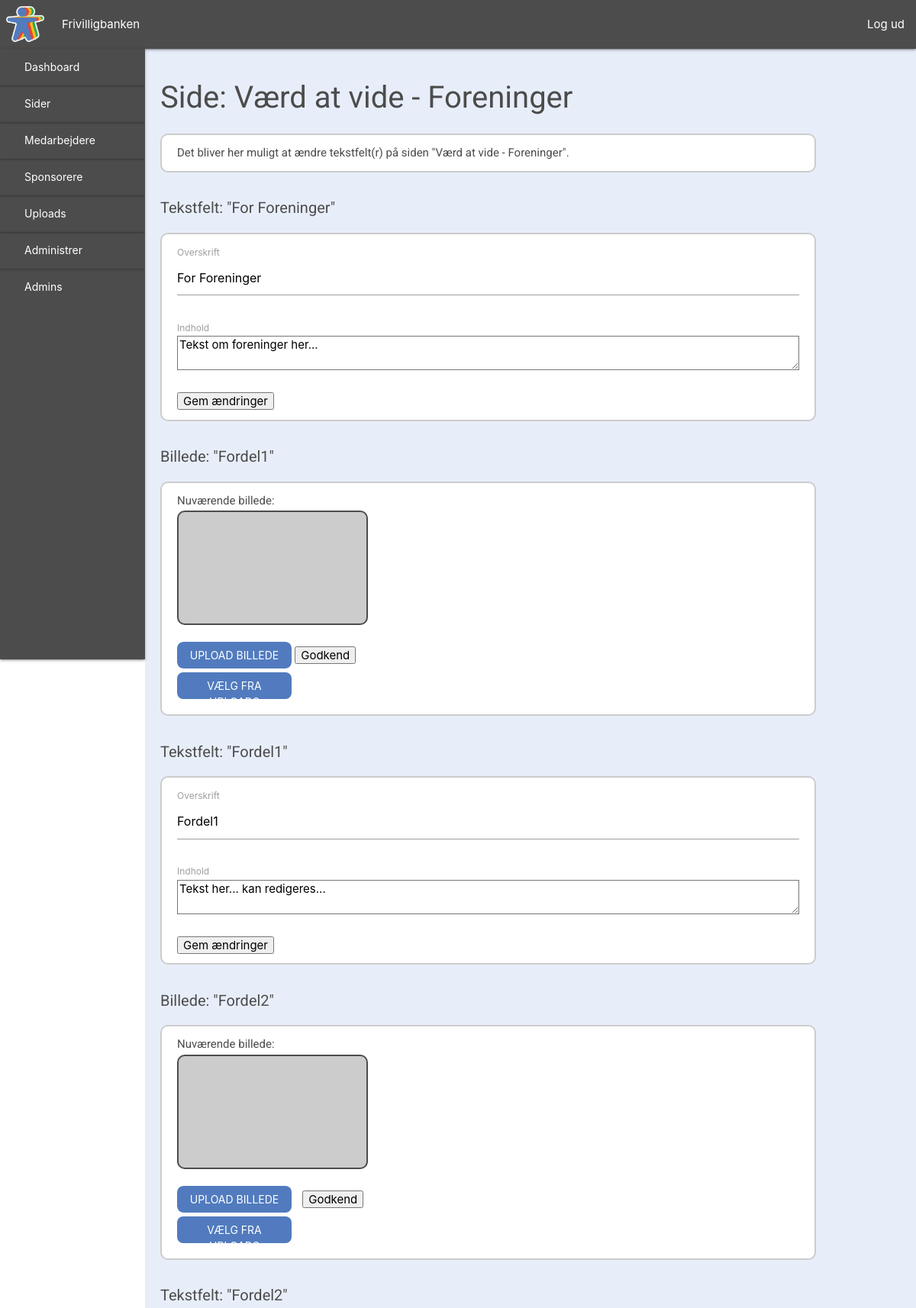
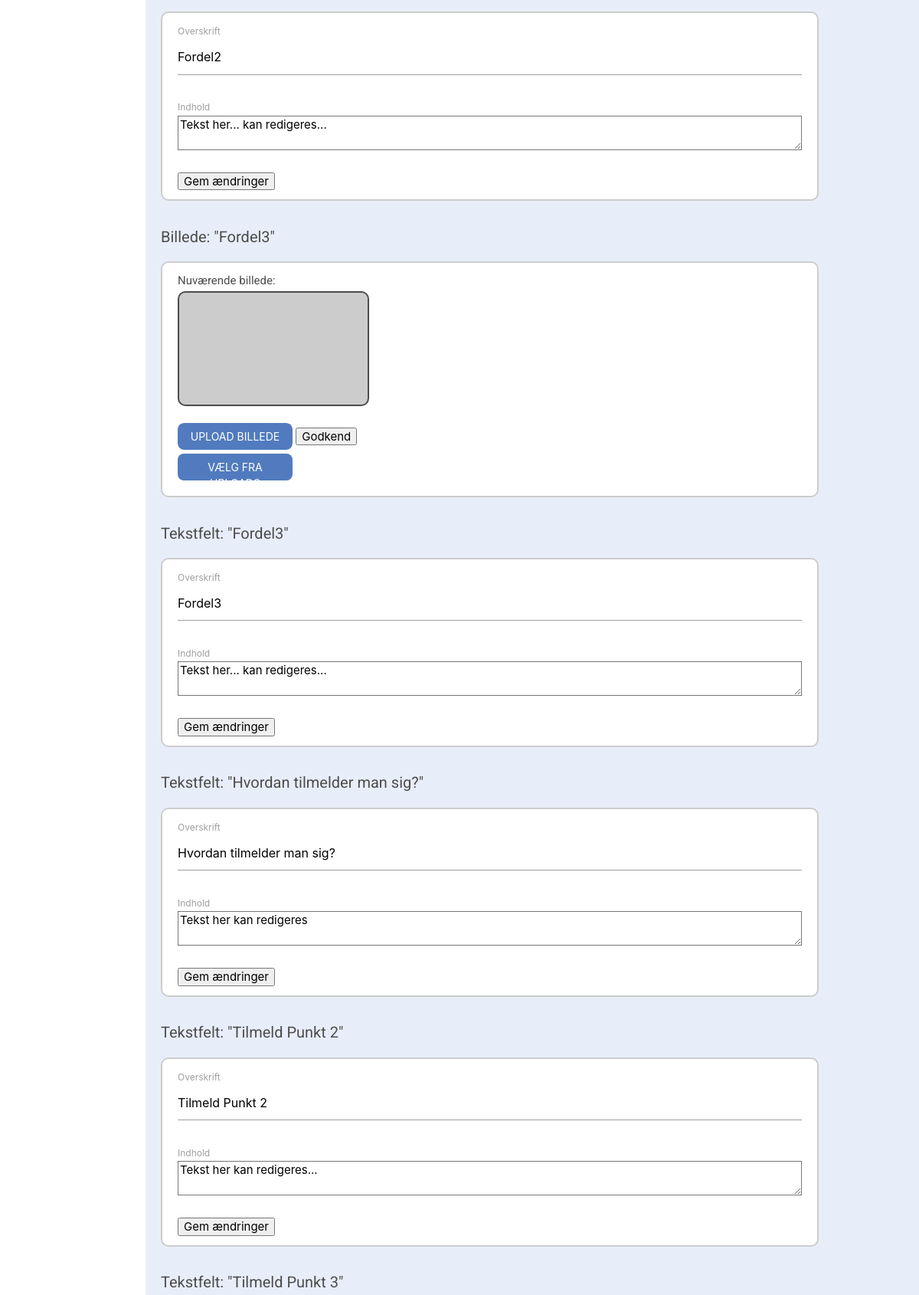
/side&for_foreninger (signed in, upper part), run on the app's committed database (2 pictures, top to bottom).
### tables this page shows
CREATE TABLE textfield (
    TextFieldID INT NOT NULL AUTO_INCREMENT PRIMARY KEY,
    Page VARCHAR(255),
    FieldName VARCHAR(255),
    FieldContent VARCHAR(5000)
);

### view/backend/page_unions.php (the view, shortened to what this page needs)
<?php
require_once("view/backend/includes/header.php");
$dbCon = dbCon($user, $pass);
$query = $dbCon->prepare("SELECT * FROM `textField` WHERE TextFieldID = 3");
$query->execute();
$getuniontext1 = $query->fetch();
$dbCon = dbCon($user, $pass);
$query = $dbCon->prepare("SELECT * FROM `textField` WHERE TextFieldID = 8");
$query->execute();
$getuniontext2 = $query->fetch();
$dbCon = dbCon($user, $pass);
$query = $dbCon->prepare("SELECT * FROM `textField` WHERE TextFieldID = 9");
$query->execute();
$getuniontext3 = $query->fetch();
$dbCon = dbCon($user, $pass);
$query = $dbCon->prepare("SELECT * FROM `textField` WHERE TextFieldID = 10");
$query->execute();
$getuniontext4 = $query->fetch();
$dbCon = dbCon($user, $pass);
$query = $dbCon->prepare("SELECT * FROM `textField` WHERE TextFieldID = 11");
$query->execute();
$getuniontext5 = $query->fetch();
$dbCon = dbCon($user, $pass);
$query = $dbCon->prepare("SELECT * FROM `textField` WHERE TextFieldID = 13");
$query->execute();
$getuniontext7 = $query->fetch();
$dbCon = dbCon($user, $pass);
$query = $dbCon->prepare("SELECT * FROM `textField` WHERE TextFieldID = 14");
$query->execute();
$getuniontext8 = $query->fetch();
$dbCon = dbCon($user, $pass);
$query = $dbCon->prepare("SELECT * FROM `imageField` WHERE ImageID = 3");
$query->execute();
$getunionimage1 = $query->fetch();
$dbCon = dbCon($user, $pass);
$query = $dbCon->prepare("SELECT * FROM `imageField` WHERE ImageID = 4");
$query->execute();
$getunionimage2 = $query->fetch();
$dbCon = dbCon($user, $pass);
$query = $dbCon->prepare("SELECT * FROM `imageField` WHERE ImageID = 5");
$query->execute();
$getunionimage3 = $query->fetch();
?>
    <div id="dashboard">
        <?php require_once ("view/backend/includes/sidenav.php")?>
        <div id="dashboard-content">
            <h1>Side: Værd at vide - Foreninger</h1>
            <div id="dashboard-section1">
                <p>
                    Det bliver her muligt at ændre tekstfelt(r) på siden "Værd at vide - Foreninger".
                </p>
            </div>
            <h2>Tekstfelt: "<?php echo $getuniontext1['FieldName'] ?>"</h2>
            <div id="dashboard-section1">
                <p>
                <form method="POST" action="">
                    <label>Overskrift</label>
                    <input type="text" name="union-headline1" value="<?php echo $getuniontext1['FieldName'] ?>">
                    <br><br>
                    <label>Indhold</label>
                    <textarea name="union-text1" id="" cols="30" rows="10"><?php echo $getuniontext1['FieldContent'] ?></textarea>
                    <br><br>
                    <input type="submit" name="updateUnionText1" value="Gem ændringer">
                </form>
                </p>
            </div>
            <h2>Billede: "<?php echo $getuniontext2['FieldName'] ?>"</h2>
            <div id="dashboard-section1">
                <p>
                    Nuværende billede:
                <div id="current-image" style="background-image: url('<?php echo $getunionimage1['Image'] ?>')"></div>
                </p>
                <form enctype="multipart/form-data" method="POST" action="">
                    <div class="upload-btn-wrapper">
                        <div id="imgUpload">Upload billede</div>
                    </div>
                    <input id="upload" type="submit" Value="Godkend" name="uploadUnionPic1">
                </form>
                <div id="imgUpload" onclick="showImages1()">Vælg fra Uploads</div>
            </div>
            <h2>Tekstfelt: "<?php echo $getuniontext2['FieldName'] ?>"</h2>
            <div id="dashboard-section1">
                <p>
                <form method="POST" action="">
                    <label>Overskrift</label>
                    <input type="text" name="union-headline2" value="<?php echo $getuniontext2['FieldName'] ?>">
                    <br><br>
                    <label>Indhold</label>
                    <textarea name="union-text3" id="" cols="30" rows="10"><?php echo $getuniontext2['FieldContent'] ?></textarea>
                    <br><br>
                    <input type="submit" name="updateUnionText2" value="Gem ændringer">
                </form>
                </p>
            </div>
            <h2>Billede: "<?php echo $getuniontext3['FieldName'] ?>"</h2>
            <div id="dashboard-section1">
                <p>
                    Nuværende billede:
                <div id="current-image" style="background-image: url('<?php echo $getunionimage2['Image'] ?>')"></div>
                </p>
                <form enctype="multipart/form-data" method="POST" action="">
                    <div class="upload-btn-wrapper">
                        <div id="imgUpload">Upload billede</div>
                        <div id="upload-file-name2"></div>
                    </div>
                    <input id="upload" type="submit" Value="Godkend" name="uploadUnionPic2">
                </form>
                <div id="imgUpload" onclick="showImages2()">Vælg fra Uploads</div>
            </div>
            <h2>Tekstfelt: "<?php echo $getuniontext3['FieldName'] ?>"</h2>
            <div id="dashboard-section1">
                <p>
                <form method="POST" action="">
                    <label>Overskrift</label>
                    <input type="text" name="union-headline3" value="<?php echo $getuniontext3['FieldName'] ?>">
                    <br><br>
                    <label>Indhold</label>
                    <textarea name="union-text3" id="" cols="30" rows="10"><?php echo $getuniontext3['FieldContent'] ?></textarea>
                    <br><br>
                    <input type="submit" name="updateUnionText3" value="Gem ændringer">
                </form>
                </p>
            </div>
            <h2>Billede: "<?php echo $getuniontext4['FieldName'] ?>"</h2>
            <div id="dashboard-section1">
                <p>
                    Nuværende billede:
                <div id="current-image" style="background-image: url('<?php echo $getunionimage3['Image'] ?>')"></div>
                </p>
                <form enctype="multipart/form-data" method="POST" action="">
                    <div class="upload-btn-wrapper">
                        <div id="imgUpload">Upload billede</div>
                    </div>
                    <input id="upload" type="submit" Value="Godkend" name="uploadUnionPic3">
                </form>
                <div id="imgUpload" onclick="showImages3()">Vælg fra Uploads</div>
            </div>
            <h2>Tekstfelt: "<?php echo $getuniontext4['FieldName'] ?>"</h2>
            <div id="dashboard-section1">
                <p>
                <form method="POST" action="">
                    <label>Overskrift</label>
                    <input type="text" name="union-headline4" value="<?php echo $getuniontext4['FieldName'] ?>">
                    <br><br>
                    <label>Indhold</label>
                    <textarea name="union-text4" id="" cols="30" rows="10"><?php echo $getuniontext4['FieldContent'] ?></textarea>
                    <br><br>
                    <input type="submit" name="updateUnionText4" value="Gem ændringer">
                </form>
                </p>
            </div>
            <h2>Tekstfelt: "<?php echo $getuniontext5['FieldName'] ?>"</h2>
            <div id="dashboard-section1">
                <p>
                <form method="POST" action="">
                    <label>Overskrift</label>
                    <input type="text" name="union-headline6" value="<?php echo $getuniontext5['FieldName'] ?>">
                    <br><br>
                    <label>Indhold</label>
                    <textarea name="union-text6" id="" cols="30" rows="10"><?php echo $getuniontext5['FieldContent'] ?></textarea>
                    <br><br>
                    <input type="submit" name="updateUnionText6" value="Gem ændringer">
                </form>
                </p>
            </div>
            <h2>Tekstfelt: "<?php echo $getuniontext7['FieldName'] ?>"</h2>
            <div id="dashboard-section1">
                <p>
                <form method="POST" action="">
                    <label>Overskrift</label>
                    <input type="text" name="union-headline7" value="<?php echo $getuniontext7['FieldName'] ?>">
                    <br><br>
                    <label>Indhold</label>
                    <textarea name="union-text7" id="" cols="30" rows="10"><?php echo $getuniontext7['FieldContent'] ?></textarea>
                    <br><br>
                    <input type="submit" name="updateUnionText7" value="Gem ændringer">
                </form>
                </p>
            </div>
            <h2>Tekstfelt: "<?php echo $getuniontext8['FieldName'] ?>"</h2>
        </div>
    </div>
<?php require_once("view/backend/includes/footer.php"); ?>

### view/backend/css/header.style.css (style rules this page uses)
h1, h2, h3, h4, p { color: #4C4C4C; font-family: 'Roboto', sans-serif; }

### view/backend/css/index.style.css (style rules this page uses)
#dashboard { display: flex; }
#dashboard-content { height: 100%; width: 90%; background-color: #E8EEF9; margin: 64px 0 0 190px; }
#dashboard-content h1 { font-size: 40px; margin-left: 20px; }
#dashboard-content h2 { font-size: 20px; margin-left: 20px; }
#dashboard-section1 { width: 85%; background-color: white; margin: 20px; padding: 20px; border-radius: 10px; border: 2px solid rgba(0,0,0,0.2) }
#dashboard-section1 p { margin: -8px 0; }
#current-image { height: 150px; width: 250px; background-size: cover; background-repeat: no-repeat; background-position: center; border: 2px solid #4C4C4C; border-radius: 10px; margin-top: 10px; }
.upload-btn-wrapper { margin: 30px 0 5px 0; position: relative; overflow: hidden; display: inline-flex; border-radius: 8px; text-align: left; }
#imgUpload { width: 150px; height: 35px; color: white; background-color: #517BBE; padding: 7px; text-align: center; border-radius: 8px; font-size: 14px; text-transform: uppercase; cursor: pointer; }
#upload-file-name, #upload-file-name2 { font-size: 14px; padding: 8px 5px; }

### data on the page
textfield: FieldName "For Foreninger", union-headline1 "For Foreninger", union-text1 "Tekst om foreninger her..."
textfield: FieldName "Fordel1", union-headline2 "Fordel1", union-text3 "Tekst her... kan redigeres..."
textfield: FieldName "Fordel2", union-headline3 "Fordel2", union-text3 "Tekst her... kan redigeres..."
textfield: FieldName "Fordel3", union-headline4 "Fordel3", union-text4 "Tekst her... kan redigeres..."
textfield: FieldName "Hvordan tilmelder man sig?", union-headline6 "Hvordan tilmelder man sig?", union-text6 "Tekst her kan redigeres"
textfield: FieldName "Tilmeld Punkt 2", union-headline7 "Tilmeld Punkt 2", union-text7 "Tekst her kan redigeres..."
textfield: FieldName "Tilmeld Punkt 3"
